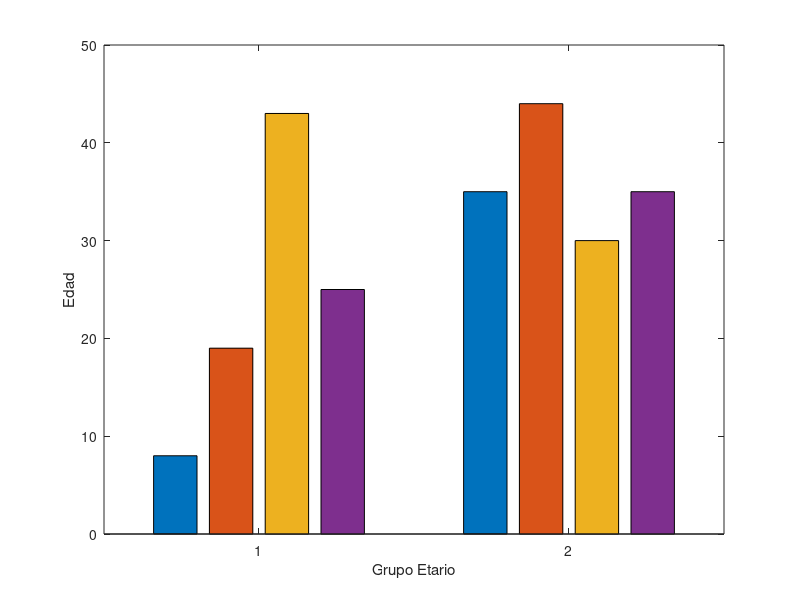
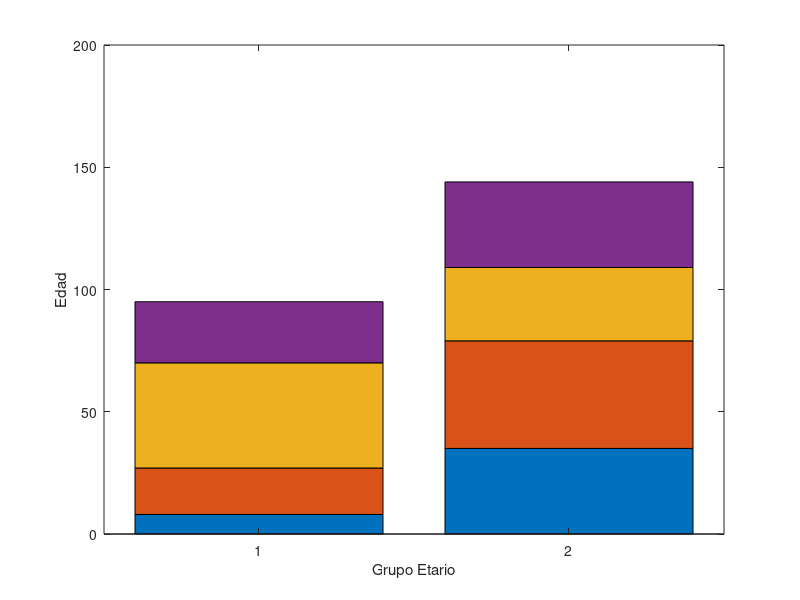
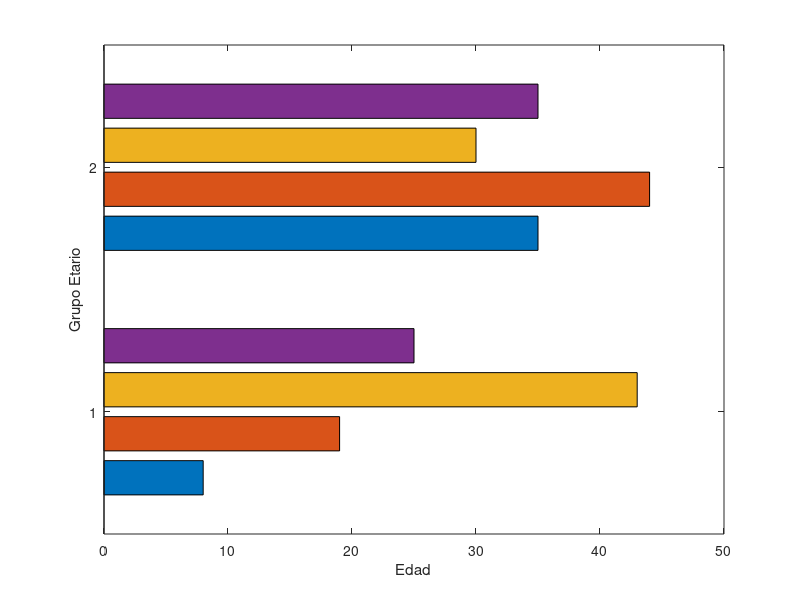

The MATLAB source for these figures, in order:
gruposetarios = [8 19 43 25; 35 44 30 35];
figure
bar(gruposetarios)
xlabel('Grupo Etario')
ylabel('Edad')

figure
% ahora de forma apilada
bar(gruposetarios,'stacked')
xlabel('Grupo Etario')
ylabel('Edad')

figure
barh(gruposetarios)
ylabel('Grupo Etario')
xlabel('Edad')
